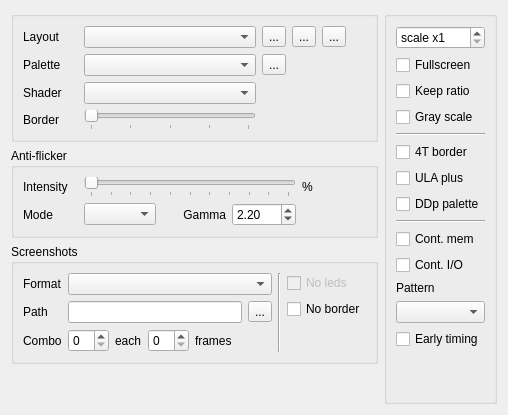
       <widget class="QWidget" name="tab2">
        <attribute name="icon">
         <iconset>
          <normalon>:/images/display.png</normalon>
         </iconset>
        </attribute>
        <attribute name="title">
         <string>Video</string>
        </attribute>
        <layout class="QHBoxLayout" name="horizontalLayout_27">
         <item>
          <layout class="QVBoxLayout" name="verticalLayout_24">
           <item>
            <widget class="QGroupBox" name="vidViewGBox">
             <layout class="QGridLayout" name="gridLayout_2" columnstretch="0,1,0" columnminimumwidth="55,0,0">
              <item row="1" column="0">
               <widget class="QLabel" name="label_8">
                <property name="text">
                 <string>Layout</string>
                </property>
               </widget>
              </item>
              <item row="1" column="2">
               <layout class="QHBoxLayout" name="horizontalLayout_26">
                <item>
                 <widget class="QToolButton" name="layAdd">
                  <property name="text">
                   <string>...</string>
                  </property>
                  <property name="icon">
                   <iconset resource="../xpeccy.qrc">
                    <normaloff>:/images/add.png</normaloff>:/images/add.png</iconset>
                  </property>
                 </widget>
                </item>
                <item>
                 <widget class="QToolButton" name="layEdit">
                  <property name="text">
                   <string>...</string>
                  </property>
                  <property name="icon">
                   <iconset resource="../xpeccy.qrc">
                    <normaloff>:/images/edit.png</normaloff>:/images/edit.png</iconset>
                  </property>
                 </widget>
                </item>
                <item>
                 <widget class="QToolButton" name="layDel">
                  <property name="text">
                   <string>...</string>
                  </property>
                  <property name="icon">
                   <iconset resource="../xpeccy.qrc">
                    <normaloff>:/images/cancel.png</normaloff>:/images/cancel.png</iconset>
                  </property>
                 </widget>
                </item>
                <item>
                 <spacer name="spacerLayBtn">
                  <property name="orientation">
                   <enum>Qt::Horizontal</enum>
                  </property>
                  <property name="sizeHint" stdset="0">
                   <size>
                    <width>0</width>
                    <height>0</height>
                   </size>
                  </property>
                 </spacer>
                </item>
               </layout>
              </item>
              <item row="3" column="0">
               <widget class="QLabel" name="labShader">
                <property name="text">
                 <string>Shader</string>
                </property>
               </widget>
              </item>
              <item row="1" column="1">
               <widget class="QComboBox" name="geombox"/>
              </item>
              <item row="4" column="0">
               <widget class="QLabel" name="label_3">
                <property name="text">
                 <string>Border</string>
                </property>
               </widget>
              </item>
              <item row="4" column="1">
                 <widget class="xSlider" name="bszsld">
                  <property name="maximum">
                   <number>4</number>
                  </property>
                  <property name="pageStep">
                   <number>1</number>
                  </property>
                  <property name="orientation">
                   <enum>Qt::Horizontal</enum>
                  </property>
                  <property name="tickPosition">
                   <enum>QSlider::TicksBelow</enum>
                  </property>
                  <property name="tickInterval">
                   <number>1</number>
                  </property>
                 </widget>
              </item>
              <item row="4" column="2">
               <widget class="QLabel" name="bszlab">
                <property name="minimumSize">
                 <size>
                  <width>104</width>
                  <height>0</height>
                 </size>
                </property>
                <property name="maximumSize">
                 <size>
                  <width>104</width>
                  <height>16777215</height>
                 </size>
                </property>
                <property name="text">
                 <string/>
                </property>
               </widget>
              </item>
              <item row="3" column="1">
               <widget class="QComboBox" name="cbShader"/>
              </item>
              <item row="2" column="0">
               <widget class="QLabel" name="labPalPreset">
                <property name="text">
                 <string>Palette</string>
                </property>
               </widget>
              </item>
              <item row="2" column="1">
               <widget class="QComboBox" name="cbPalPreset"/>
              </item>
              <item row="2" column="2">
               <layout class="QHBoxLayout" name="horizontalLayout_40">
                <item>
                 <widget class="QToolButton" name="tbPalEdit">
                  <property name="text">
                   <string>...</string>
                  </property>
                  <property name="icon">
                   <iconset resource="../xpeccy.qrc">
                    <normaloff>:/images/edit.png</normaloff>:/images/edit.png</iconset>
                  </property>
                 </widget>
                </item>
                <item>
                 <spacer name="spacerPalBtn">
                  <property name="orientation">
                   <enum>Qt::Horizontal</enum>
                  </property>
                  <property name="sizeHint" stdset="0">
                   <size>
                    <width>0</width>
                    <height>0</height>
                   </size>
                  </property>
                 </spacer>
                </item>
               </layout>
              </item>
             </layout>
            </widget>
           </item>
           <item>
            <widget class="QGroupBox" name="antiflickerGBox">
             <property name="title">
              <string>Anti-flicker</string>
             </property>
             <layout class="QGridLayout" name="antiFlickerGridLayout">
              <item row="0" column="0">
               <widget class="QLabel" name="label_12">
                <property name="maximumSize">
                 <size>
                  <width>55</width>
                  <height>16777215</height>
                 </size>
                </property>
                <property name="text">
                 <string>Intensity</string>
                </property>
               </widget>
              </item>
              <item row="0" column="1" colspan="3">
               <widget class="xSlider" name="sldNoflic">
                <property name="maximum">
                 <number>50</number>
                </property>
                <property name="orientation">
                 <enum>Qt::Horizontal</enum>
                </property>
                <property name="tickPosition">
                 <enum>QSlider::TicksBelow</enum>
                </property>
                <property name="tickInterval">
                 <number>5</number>
                </property>
               </widget>
              </item>
              <item row="0" column="4">
               <widget class="QLabel" name="labNoflic">
                <property name="maximumSize">
                 <size>
                  <width>83</width>
                  <height>16777215</height>
                 </size>
                </property>
                <property name="text">
                 <string>%</string>
                </property>
               </widget>
              </item>
              <item row="1" column="0">
               <widget class="QLabel" name="antiflickerModeLabel">
                <property name="toolTip">
                 <string>Blending method:
2-frames (Gigascreen)
3-frames (3Color)</string>
                </property>
                <property name="text">
                 <string>Mode</string>
                </property>
               </widget>
              </item>
              <item row="1" column="1">
               <widget class="QComboBox" name="cbNoflicMode"/>
              </item>
              <item row="1" column="2">
               <widget class="QLabel" name="antiflickerGammaLabel">
                <property name="minimumSize">
                 <size>
                  <width>30</width>
                  <height>0</height>
                 </size>
                </property>
                <property name="toolTip">
                 <string>Gamma value for colors blending</string>
                </property>
                <property name="text">
                 <string>Gamma</string>
                </property>
                <property name="alignment">
                 <set>Qt::AlignRight|Qt::AlignTrailing|Qt::AlignVCenter</set>
                </property>
               </widget>
              </item>
              <item row="1" column="3">
               <widget class="QDoubleSpinBox" name="sbNoflicGamma">
                <property name="toolTip">
                 <string>Typical values: 1.8–2.4 (2.2 ≈ CRT, 1.0 = linear blending)</string>
                </property>
                <property name="decimals">
                 <number>2</number>
                </property>
                <property name="minimum">
                 <double>1.000000000000000</double>
                </property>
                <property name="maximum">
                 <double>3.000000000000000</double>
                </property>
                <property name="singleStep">
                 <double>0.100000000000000</double>
                </property>
                <property name="value">
                 <double>2.200000000000000</double>
                </property>
               </widget>
              </item>
             </layout>
            </widget>
           </item>
           <item>
            <widget class="QGroupBox" name="groupBox">
             <property name="title">
              <string>Screenshots</string>
             </property>
             <layout class="QHBoxLayout" name="horizontalLayout_22">
              <item>
               <layout class="QVBoxLayout" name="verticalLayout_31">
                <item>
                 <layout class="QGridLayout" name="gridLayout_3">
                 <item row="0" column="1">
                   <widget class="QComboBox" name="ssfbox"/>
                  </item>
                  <item row="0" column="0">
                   <widget class="QLabel" name="label_5">
                    <property name="text">
                     <string>Format</string>
                    </property>
                   </widget>
                  </item>
                  <item row="1" column="0">
                   <widget class="QLabel" name="label_13">
                    <property name="text">
                     <string>Path</string>
                    </property>
                   </widget>
                  </item>
                  <item row="1" column="1">
                   <layout class="QHBoxLayout" name="horizontalLayout_24">
                    <item>
                     <widget class="QLineEdit" name="pathle">
                      <property name="readOnly">
                       <bool>true</bool>
                      </property>
                     </widget>
                    </item>
                    <item>
                     <widget class="QToolButton" name="pathtb">
                      <property name="text">
                       <string>...</string>
                      </property>
                      <property name="icon">
                       <iconset resource="../xpeccy.qrc">
                        <normaloff>:/images/fileopen.png</normaloff>:/images/fileopen.png</iconset>
                      </property>
                     </widget>
                    </item>
                   </layout>
                  </item>
                 </layout>
                </item>
                <item>
                 <layout class="QHBoxLayout" name="horizontalLayout_3">
                  <item>
                   <widget class="QLabel" name="label_7">
                    <property name="text">
                     <string>Combo</string>
                    </property>
                   </widget>
                  </item>
                  <item>
                   <widget class="QSpinBox" name="scntbox"/>
                  </item>
                  <item>
                   <widget class="QLabel" name="label_6">
                    <property name="text">
                     <string>each</string>
                    </property>
                   </widget>
                  </item>
                  <item>
                   <widget class="QSpinBox" name="sintbox"/>
                  </item>
                  <item>
                   <widget class="QLabel" name="label_34">
                    <property name="text">
                     <string>frames</string>
                    </property>
                   </widget>
                  </item>
                  <item>
                   <spacer name="horizontalSpacer_5">
                    <property name="orientation">
                     <enum>Qt::Horizontal</enum>
                    </property>
                    <property name="sizeHint" stdset="0">
                     <size>
                      <width>40</width>
                      <height>20</height>
                     </size>
                    </property>
                   </spacer>
                  </item>
                 </layout>
                </item>
               </layout>
              </item>
              <item>
               <widget class="Line" name="line_2">
                <property name="orientation">
                 <enum>Qt::Vertical</enum>
                </property>
               </widget>
              </item>
              <item>
               <layout class="QVBoxLayout" name="verticalLayout_7">
                <item>
                 <widget class="QCheckBox" name="ssNoLeds">
                  <property name="enabled">
                   <bool>false</bool>
                  </property>
                  <property name="text">
                   <string>No leds</string>
                  </property>
                 </widget>
                </item>
                <item>
                 <widget class="QCheckBox" name="ssNoBord">
                  <property name="text">
                   <string>No border</string>
                  </property>
                 </widget>
                </item>
                <item>
                 <widget class="QLabel" name="label_26">
                  <property name="text">
                   <string/>
                  </property>
                 </widget>
                </item>
               </layout>
              </item>
             </layout>
            </widget>
           </item>
           <item>
            <spacer name="verticalSpacer_11">
             <property name="orientation">
              <enum>Qt::Vertical</enum>
             </property>
             <property name="sizeHint" stdset="0">
              <size>
               <width>20</width>
               <height>40</height>
              </size>
             </property>
            </spacer>
           </item>
          </layout>
         </item>
         <item>
          <widget class="QGroupBox" name="vidOptGBox">
           <layout class="QVBoxLayout" name="verticalLayout_23">
            <item>
             <widget class="QSpinBox" name="sbScale">
              <property name="prefix">
               <string>scale x</string>
              </property>
              <property name="minimum">
               <number>1</number>
              </property>
              <property name="maximum">
               <number>6</number>
              </property>
             </widget>
            </item>
            <item>
             <widget class="QCheckBox" name="cbFullscreen">
              <property name="text">
               <string>Fullscreen</string>
              </property>
             </widget>
            </item>
            <item>
             <widget class="QCheckBox" name="cbKeepRatio">
              <property name="text">
               <string>Keep ratio</string>
              </property>
             </widget>
            </item>
            <item>
             <widget class="QCheckBox" name="grayscale">
              <property name="text">
               <string>Gray scale</string>
              </property>
             </widget>
            </item>
            <item>
             <widget class="Line" name="line">
              <property name="orientation">
               <enum>Qt::Horizontal</enum>
              </property>
             </widget>
            </item>
            <item>
             <widget class="QCheckBox" name="border4T">
              <property name="text">
               <string>4T border</string>
              </property>
             </widget>
            </item>
            <item>
             <widget class="QCheckBox" name="ulaPlus">
              <property name="text">
               <string>ULA plus</string>
              </property>
             </widget>
            </item>
            <item>
             <widget class="QCheckBox" name="cbDDp">
              <property name="text">
               <string>DDp palette</string>
              </property>
             </widget>
            </item>
            <item>
             <widget class="Line" name="line_4">
              <property name="orientation">
               <enum>Qt::Horizontal</enum>
              </property>
             </widget>
            </item>
            <item>
             <widget class="QCheckBox" name="contMem">
              <property name="toolTip">
               <string>ULA: perform contended memory</string>
              </property>
              <property name="text">
               <string>Cont. mem</string>
              </property>
             </widget>
            </item>
            <item>
             <widget class="QCheckBox" name="contIO">
              <property name="toolTip">
               <string>ULA: perform contended in/out</string>
              </property>
              <property name="text">
               <string>Cont. I/O</string>
              </property>
             </widget>
            </item>
            <item>
             <widget class="QLabel" name="label_69">
              <property name="text">
               <string>Pattern</string>
              </property>
             </widget>
            </item>
            <item>
             <widget class="QComboBox" name="cbContPattern">
              <property name="toolTip">
               <string>ULA type A for 48K,128K,+2; type B for +2A,+3</string>
              </property>
             </widget>
            </item>
            <item>
             <widget class="QCheckBox" name="cbEarlyTiming">
              <property name="text">
               <string>Early timing</string>
              </property>
             </widget>
            </item>
            <item>
             <spacer name="verticalSpacer_24">
              <property name="orientation">
               <enum>Qt::Vertical</enum>
              </property>
              <property name="sizeHint" stdset="0">
               <size>
                <width>20</width>
                <height>5</height>
               </size>
              </property>
             </spacer>
            </item>
           </layout>
          </widget>
         </item>
        </layout>
       </widget>
